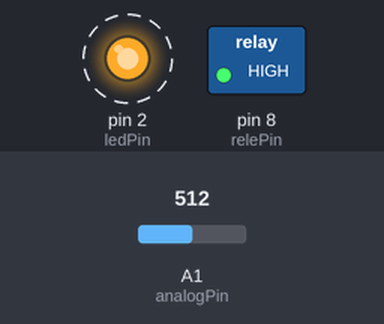
The sketch below on a simulated Arduino Uno, built with avr-gcc and run on an emulated ATmega328P. Parts: switched loads named in the sketch (green lamp = pin HIGH), output pins drawn as LEDs (lit = HIGH). Dashed ring = blinking. The test bench sets the inputs (shaded band); at power-on: A1 (analogPin) = 512.

Above: at 0.5 s.
Timing chart, 0 to 3.0 s (numbered marks = the images above):
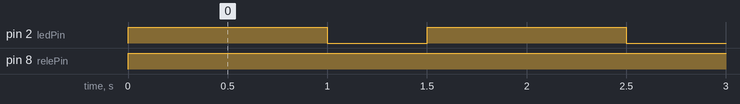

The sketch:

code.ino
```cpp
int analogPin = A1;
int relePin = 8;
int ledPin = 2;
int tempoLigado = 10;
int val = 0;

void setup()
{
  Serial.begin(9600);
  pinMode(relePin, OUTPUT);
  pinMode(ledPin, OUTPUT);
  pinMode(analogPin, INPUT);
}

void loop(){
  val = analogRead(analogPin);
  if(val > 100){
    digitalWrite(relePin,HIGH);
    for(int i = 0; i < tempoLigado; i++){
      digitalWrite(ledPin, HIGH);
      delay(1000);
      digitalWrite(ledPin, LOW);
      delay(500);
    }
  }
  else
  {
     digitalWrite(relePin,LOW);
  }
}
```

Measured:
- by itself, pin 2 (ledPin): alternates HIGH for 1.0 s and LOW for 0.50 s
- by itself, pin 8 (relePin): LOW → HIGH at 0.00 s
